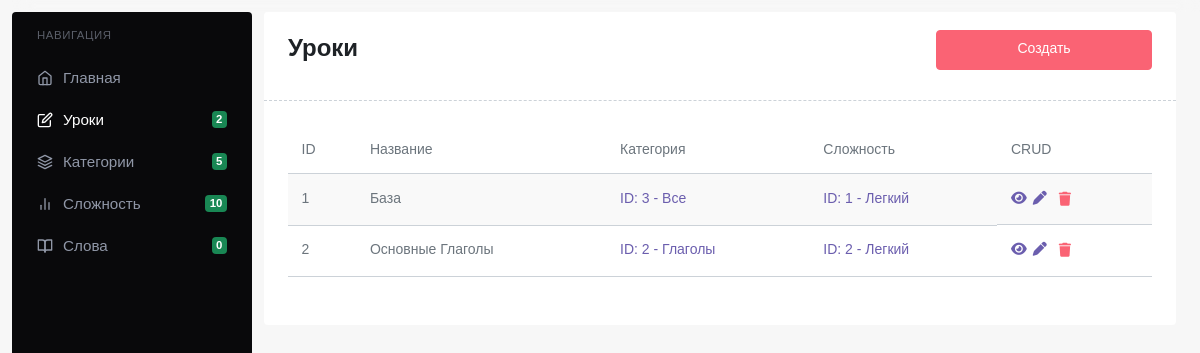
The page /admin/lessons/ on the database as committed earlier.
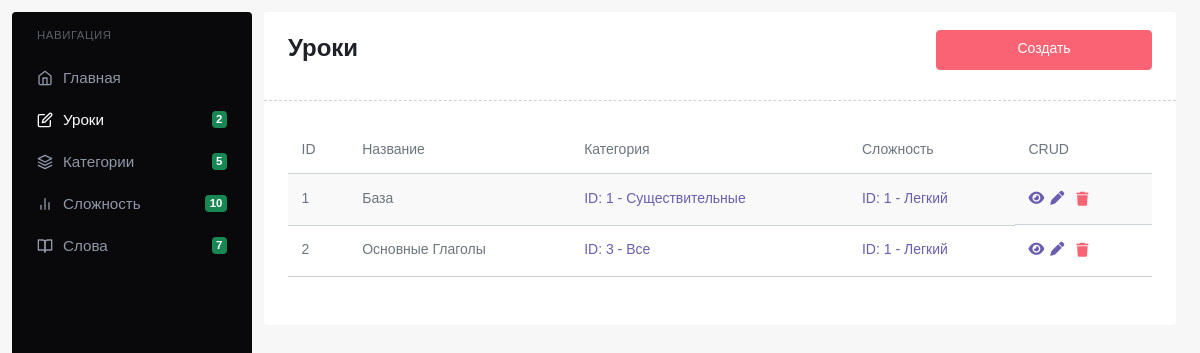
The same page on the database as committed later.
### app/models.py (models this page shows)
class Lesson(db.Model):
    id = db.Column(db.Integer, primary_key=True)
    title = db.Column(db.String(255), nullable=False)
    category_id = db.Column(db.Integer, db.ForeignKey('category.id'), nullable=False)
    level_id = db.Column(db.Integer, db.ForeignKey('level.id'), nullable=False)
    category = db.relationship('Category', backref=db.backref('lessons', lazy=True))
    level = db.relationship('Level', backref=db.backref('lessons', lazy=True))

class Category(db.Model):
    id = db.Column(db.Integer, primary_key=True)
    title = db.Column(db.String(255), nullable=False)

class Level(db.Model):
    id = db.Column(db.Integer, primary_key=True)
    title = db.Column(db.String(255), nullable=False)
    indicator = db.Column(db.Integer)

### app/routes/Admin/AdminLessonRoutes.py (the view)
    def get_all(self):
        lessons = Lesson.query.all()
        return render_template(f"{self.prefix}index.html", lessons=lessons)

### app/__init__.py (called while the page is built)
def create_app():
    app = Flask(__name__, static_folder="static", template_folder="templates")
    app.config["SQLALCHEMY_DATABASE_URI"] = f"sqlite:///db.db"
    register_blueprints(app)
    db.init_app(app)
    with app.app_context():
        db.create_all()
    @app.context_processor
    def inject_counts():
        counts = count_rows()
        return counts
    return app

### app/utils.py (called while the page is built)
def count_rows():
    lessons_count = Lesson.query.count()
    categories_count = Category.query.count()
    levels_count = Level.query.count()
    words_count = Word.query.count()
    return {
        "lessons_count": lessons_count,
        "categories_count": categories_count,
        "levels_count": levels_count,
        "words_count": words_count
    }

### app/templates/admin/lessons/index.html (shortened to what this page needs)
{% extends "admin/base.html" %}
{% block content %}
    <div class="card">
        <div class="card-header d-flex justify-content-between">
            <p class="fs-3 fw-bold">Уроки</p>
            <a href="{{ url_for('admin_lessons.create') }}" class="btn btn-danger mb-2 w-25">Создать</a>
        </div>
        <div class="card-body">
            <div class="table-responsive">
                <table class="table table-striped">
                    <thead>
                        <tr>
                            <td>ID</td>
                            <td>Название</td>
                            <td>Категория</td>
                            <td>Сложность</td>
                            <td>CRUD</td>
                        </tr>
                    </thead>
                    <tbody>
                        {% for lesson in lessons %}
                            <tr>
                                <td>{{ lesson.id }}</td>
                                <td>{{ lesson.title }}</td>
                                <td><a href="{{ url_for('admin_categories.get', id=lesson.category.id) }}">ID: {{ lesson.category.id }} - {{ lesson.category.title }}</td>
                                <td><a href="{{ url_for('admin_levels.get', id=lesson.level.id) }}">ID: {{ lesson.level.id }} - {{ lesson.level.title }}</a></td>
                                <td class="d-flex gap-1">
                                    <a href="{{ url_for('admin_lessons.get', id=lesson.id) }}"><i class="fa-solid fa-eye"></i></a>
                                    <a href="{{ url_for('admin_lessons.edit', id=lesson.id) }}"><i class="fa-solid fa-pen"></i></a>
                                    <button class="text-danger border-0 bg-transparent" onclick="deleteLesson({{ lesson.id }})"><i class="fa-solid fa-trash"></i></button>
                                </td>
                            </tr>
                        {% endfor %}
                    </tbody>
                </table>
            </div>
        </div>
    </div>
{% endblock %}

Rows that differ between the two databases and show on the page:
changed Lesson "База": category.id "3" → "1"; category "Все" → "Существительные"
changed Lesson "Основные Глаголы": category.id "2" → "3"; category "Глаголы" → "Все"; level.id "2" → "1"
Other text that changed with them:
{{ words_count }}: "0" → "7"
